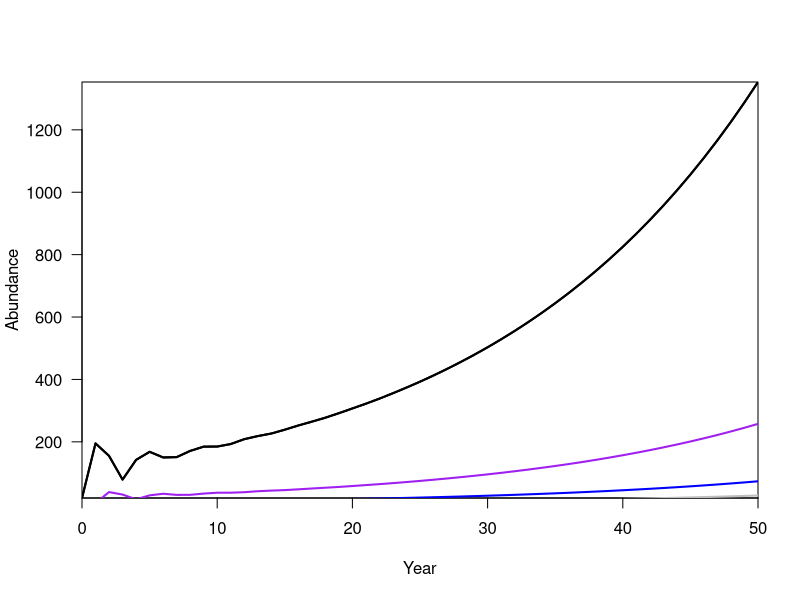

Write R code to recreate this figure.
# Template for Age Structured Model
# 
# # Define Parameters

F3 <- 10
F4 <- 15
F5 <- 20
S1 <- 0.2
S2 <- 0.3
S3 <- 0.4
S4 <- 0.5

# Initial Conditions
N1.start <- 20
N2.start <- 15
N3.start <- 10
N4.start <- 5
N5.start <- 1

tmax <- 50
years <- 0:tmax


# Setup matrix to hold model output, with each year in row, each age in column

output <- matrix (NA, nrow = length(years), ncol = 5)
colnames(output) <- c("Age 1", "Age 2", "Age 3", "Age 4", "Age 5")

# Input starting values into the first row

output[1,]<- c(N1.start, N2.start, N3.start, N4.start, N5.start)

####################################################################
# A generic loop, Insert new equations on the right hand side for each row
## MODIFY THIS LOOP and code below TO GENERATE POPULATION DYNAMICS.
for (i in 1:tmax){
  output[i+1,1]<- (F3*output[i,3] + F4*output[i,4] + F5*output[i,5]) # put in equation to calculate number of age 1 
  output[i+1,2]<- (S1*output[i,1]) # put in equation to calculate number of age 2 
  output[i+1,3]<- (S2*output[i,2]) # put in equation to calculate number of age 3 
  output[i+1,4]<- (S3*output[i,3]) # put in equation to calculate number of age 4 
  output[i+1,5]<- (S4*output[i,4]) # put in equation to calculate number of age 5 
}

# calculate stable age distribution in year 50
N.stable <- c(output[50,1]/sum(output[50,1:5]),
              output[50,2]/sum(output[50,1:5]),
              output[50,3]/sum(output[50,1:5]),
              output[50,4]/sum(output[50,1:5]),
              output[50,5]/sum(output[50,1:5]))

print(N.stable)

# Calculate population growth rate in year 50
lambda <- sum(output[50,1:5])/sum(output[49,1:5])


##### End of code region that you must modify
###############################################################
# print out lambda
print(lambda)  



# plot the output
par(las =1)
color.list <- c("black","purple", "blue","grey","red")
plot(years, output[,1], 
     type = "l",
     lwd = 2,
     xaxs = "i",
     yaxs = "i",
     ylab = "Abundance",
     xlab = "Year",
     col = "black")


for (i in 1:4) lines(years, output[,i], lwd = 2, col = color.list[i])

